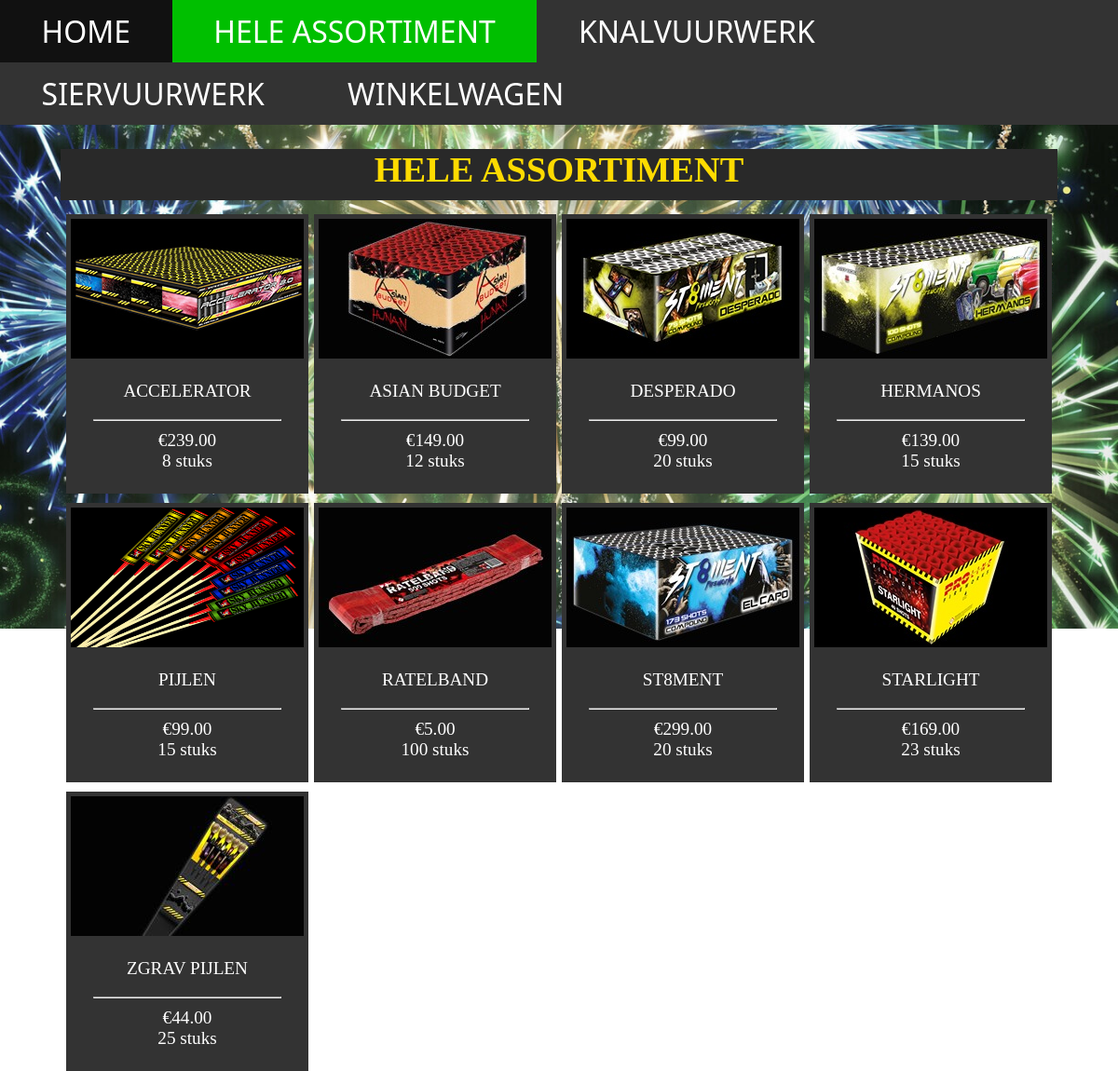
Screenshot of /websites/assortiment.php with the database file from the repository.
### tables this page shows
CREATE TABLE `product` (
  `naam` varchar(50) NOT NULL,
  `prijs` double(5,2) NOT NULL,
  `aantal` int(11) NOT NULL,
  `website` varchar(30) NOT NULL,
  `url_img` varchar(100) NOT NULL,
  `categorie` varchar(20) NOT NULL
);

### websites/assortiment.php (the view, shortened to what this page needs)
<!DOCTYPE html>
<html lang="en">
<head>
    <link rel="stylesheet" type="text/css" href="../styles/style.css">
</head>
<body>
<ul>
    <li><a href="index.php">HOME</a></li>
    <li><a class="active" href="assortiment.php">HELE ASSORTIMENT</a></li>
    <li><a href="knalvuurwerk.php">KNALVUURWERK</a></li>
    <li><a href="siervuurwerk.php">SIERVUURWERK</a></li>
    <li><a href="#about">WINKELWAGEN</a></li>
</ul>
<div class="container">
    <div class="aanbieding">
        <h1>HELE ASSORTIMENT</h1>
    </div>
    <?php
$servername = "localhost";
$username = "root";
$password = "";
$dbname = "vuurwerk";
$conn = new mysqli($servername, $username, $password, $dbname);
    $sql = "SELECT * FROM product";
    $result = $conn->query($sql);
    if ($result->num_rows > 0) {
    while($row = $result->fetch_assoc()) {
    echo "<div class=content2>";
    echo "<a href=" . $row['website'] . ">";
    echo "<img src=../images/".$row['url_img'] . ">";
    echo "<p>" . $row['naam'] . "</p>";
    echo "<hr>";
    echo "€" .  $row['prijs'] . "<br>";
    echo $row['aantal'] . " stuks<br>";
    echo "</div>";
    }
    } else {
    echo "0 results";
    }
    ?>
</div>
</body>
</html>

### styles/style.css (style rules this page uses)
body { background-image: url('../images/background1.jpg'); background-size: 100%; margin: 0px; background-repeat: no-repeat; background-attachment: fixed; }
ul { list-style-type: none; padding: 0; margin-top: 0; overflow: hidden; background-color: #333; }
li { float: left; }
li a { display: block; color: white; text-align: center; padding: 12px 44.6px; text-decoration: none; font-size: 200%; font-family: "Segoe UI",Arial,sans-serif; }
a { color: white; text-decoration: none; }
.container { width: 1070px; margin-left: auto; margin-right: auto; }
.aanbieding { width: 1070px; height: 55px; background-color: #292929; color: #ffdb00; text-align: center; margin-top: 10px; font-size: 120%; margin-bottom: 5px; }
.content2 { width: 260px; height: 300px; background-color: #333; color: white; text-align: center; margin-top: 10px; font-size: 120%; margin-left: 6px; float: left; }
.content2 img { margin-top: 5px; width: 250px; height: 150px; background-color: black; }
.content2 hr { width: 200px; }
.active { background-color: #00bf00; }

### rows the page displays
product: url_img (picture), naam "ACCELERATOR", prijs "239.00", aantal "8"
product: url_img (picture), naam "ASIAN BUDGET", prijs "149.00", aantal "12"
product: url_img (picture), naam "DESPERADO", prijs "99.00", aantal "20"
product: url_img (picture), naam "HERMANOS", prijs "139.00", aantal "15"
product: url_img (picture), naam "PIJLEN", prijs "99.00", aantal "15"
product: url_img (picture), naam "RATELBAND", prijs "5.00", aantal "100"
product: url_img (picture), naam "ST8MENT", prijs "299.00", aantal "20"
product: url_img (picture), naam "STARLIGHT", prijs "169.00", aantal "23"
product: url_img (picture), naam "ZGRAV PIJLEN", prijs "44.00", aantal "25"
